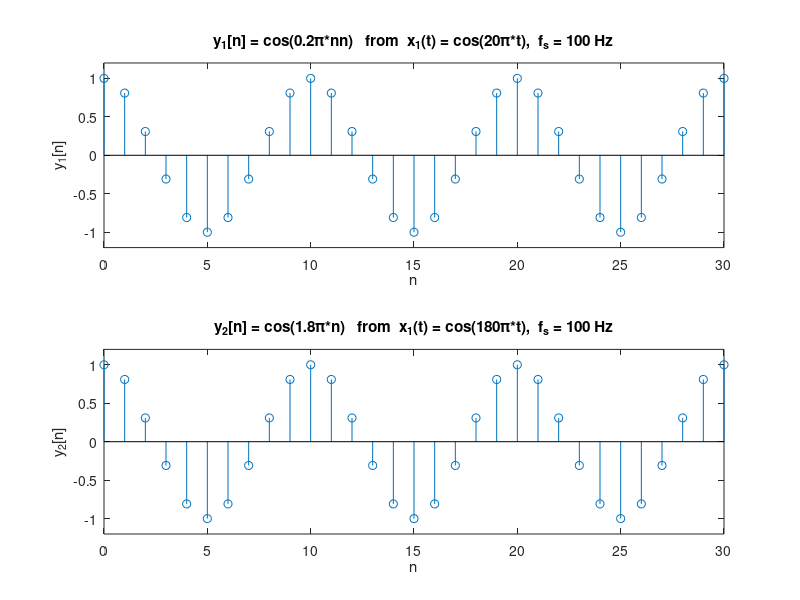
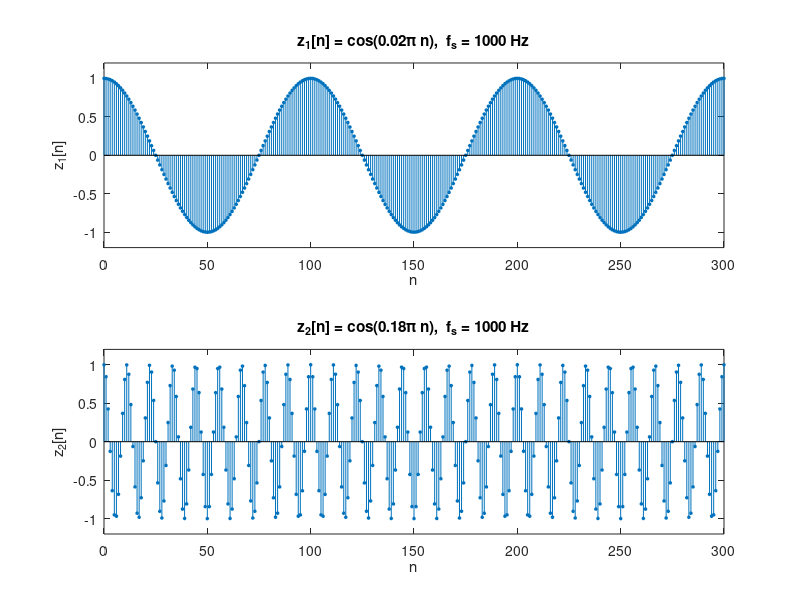
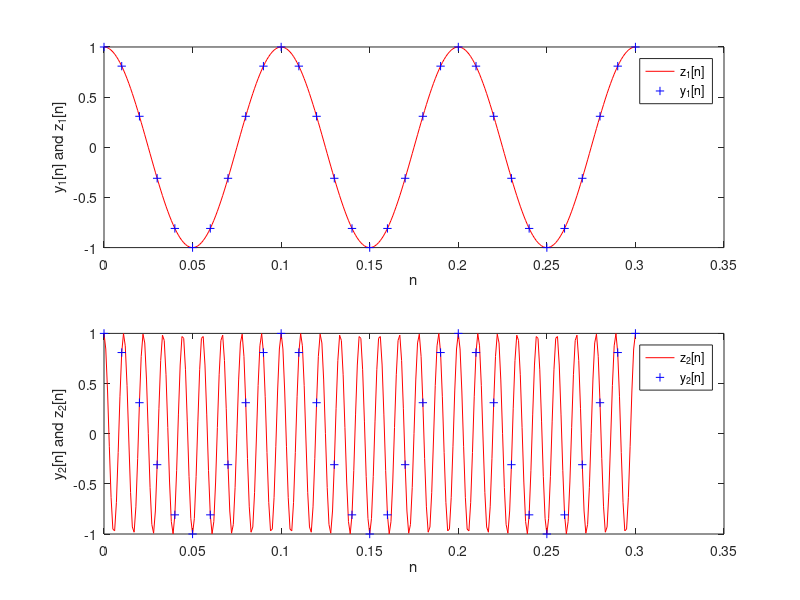
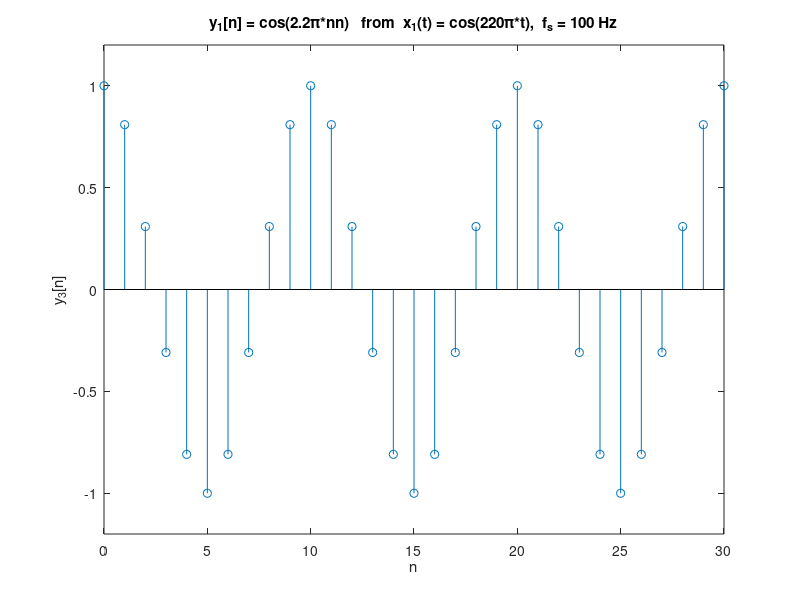

MATLAB code to generate these figures, in order:
%a)
figure

n = 0 : 30;
Fs = 100;
T = 1/Fs;
y1 = cos(20 * pi * n * T);
y2 = cos (180 * pi * n * T);

subplot(2, 1, 1);
stem(n, y1);
xlabel('n'); 
ylabel('y_1[n]'); 
ylim([-1.2 1.2]);
title('y_1[n] = cos(0.2\pi*nn)   from  x_1(t) = cos(20\pi*t),  f_s = 100 Hz');

subplot(2, 1, 2);
stem(n, y2);
xlabel('n');
ylabel('y_2[n]'); 
ylim([-1.2 1.2]);
title('y_2[n] = cos(1.8\pi*n)   from  x_1(t) = cos(180\pi*t),  f_s = 100 Hz');

%b) 
fs2 = 1000;
t2 = 1/fs2;
n2 = 0 : 300;

z1 = cos(20 * pi * n2 * t2);
z2 = cos (180 * pi * n2 * t2);

figure
subplot(2,1,1);
stem(n2, z1, 'filled', 'MarkerSize', 2);
xlabel('n'); 
ylabel('z_1[n]'); 
ylim([-1.2 1.2]);
title('z_1[n] = cos(0.02\pi n),  f_s = 1000 Hz');

subplot(2,1,2);
stem(n2, z2, 'filled', 'MarkerSize', 2); 
xlabel('n'); 
ylabel('z_2[n]'); 
ylim([-1.2 1.2]);
title('z_2[n] = cos(0.18\pi n),  f_s = 1000 Hz');

figure

subplot(2,1,1);
plot(n2/fs2, z1,'r-', n/Fs, y1, 'b+');
xlabel('n');
ylabel('y_1[n] and z_1[n]');
legend('z_1[n]', 'y_1[n]');

subplot(2,1,2);
plot(n2/fs2, z2, 'r-', n/Fs, y2, 'b+');
xlabel('n');
ylabel('y_2[n] and z_2[n]');
legend('z_2[n]', 'y_2[n]');

% c) using c f3 = 10 + m(100) = 110hz
figure

n3 = 0 : 30;
Fs3 = 100;
T3 = 1/Fs;
x3 = cos(220 * pi * n * T3);

stem(n3, x3);
xlabel('n'); 
ylabel('y_3[n]'); 
ylim([-1.2 1.2]);
title('y_1[n] = cos(2.2\pi*nn)   from  x_1(t) = cos(220\pi*t),  f_s = 100 Hz');
